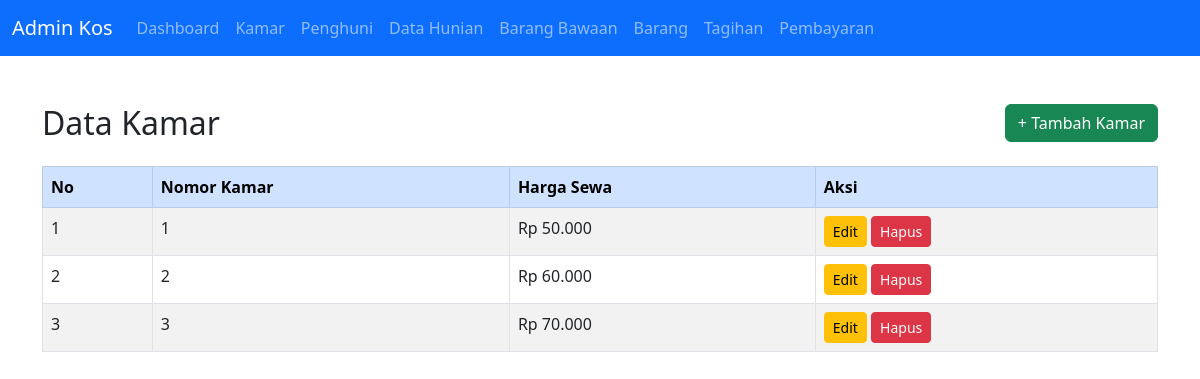
Page /admin/kamar.php on the committed database.
### tables this page shows
CREATE TABLE tb_kamar (
    id INT AUTO_INCREMENT PRIMARY KEY,
    nomor VARCHAR(10),
    harga INT
);

### admin/kamar.php (the view, shortened to what this page needs)
<?php
include '../inc/db.php';
?>
<!DOCTYPE html>
<html>
<head>
    <link href="https://cdn.jsdelivr.net/npm/bootstrap@5.3.0/dist/css/bootstrap.min.css" rel="stylesheet">
</head>
<body>
    <nav class="navbar navbar-expand-lg navbar-dark bg-primary">
        <div class="container-fluid">
            <a class="navbar-brand" href="dashboard.php">Admin Kos</a>
            <div class="collapse navbar-collapse" id="navbarNav">
                <ul class="navbar-nav">
                    <li class="nav-item"><a class="nav-link" href="dashboard.php">Dashboard</a></li>
                    <li class="nav-item"><a class="nav-link" href="kamar.php">Kamar</a></li>
                    <li class="nav-item"><a class="nav-link" href="penghuni.php">Penghuni</a></li>
                    <li class="nav-item"><a class="nav-link" href="kmr_penghuni.php">Data Hunian</a></li>
                    <li class="nav-item"><a class="nav-link" href="brng_bawaan.php">Barang Bawaan</a></li>
                    <li class="nav-item"><a class="nav-link" href="barang.php">Barang</a></li>
                    <li class="nav-item"><a class="nav-link" href="tagihan.php">Tagihan</a></li>
                    <li class="nav-item"><a class="nav-link" href="bayar.php">Pembayaran</a></li>
                </ul>
            </div>
        </div>
    </nav>
    <div class="container py-5">
        <div class="d-flex justify-content-between align-items-center mb-4">
            <h2 class="mb-0">Data Kamar</h2>
            <a href="kamar_tambah.php" class="btn btn-success">+ Tambah Kamar</a>
        </div>
        <table class="table table-bordered table-striped">
            <thead class="table-primary">
                <tr>
                    <th>No</th>
                    <th>Nomor Kamar</th>
                    <th>Harga Sewa</th>
                    <th>Aksi</th>
                </tr>
            </thead>
            <tbody>
                <?php
                $sql = "SELECT * FROM tb_kamar ORDER BY nomor ASC";
                $result = mysqli_query($conn, $sql);
                if (mysqli_num_rows($result) > 0) {
                    $no = 1;
                    while ($row = mysqli_fetch_assoc($result)) {
                        echo '<tr>';
                        echo '<td>' . $no++ . '</td>';
                        echo '<td>' . htmlspecialchars($row['nomor']) . '</td>';
                        echo '<td>Rp ' . number_format($row['harga'], 0, ',', '.') . '</td>';
                        echo '<td>';
                        echo '<a href="kamar_edit.php?id=' . $row['id'] . '" class="btn btn-sm btn-warning">Edit</a> ';
                        echo '<a href="?hapus=' . $row['id'] . '" class="btn btn-sm btn-danger" onclick="return confirmHapus(\'' . htmlspecialchars($row['nomor']) . '\')">Hapus</a>';
                        echo '</td>';
                        echo '</tr>';
                    }
                } else {
                    echo '<tr><td colspan="4" class="text-center">Belum ada data kamar.</td></tr>';
                }
                ?>
            </tbody>
        </table>
    </div>
</body>
</html>

### rows in the picture
tb_kamar: nomor "1", harga "50.000"
tb_kamar: nomor "2", harga "60.000"
tb_kamar: nomor "3", harga "70.000"
